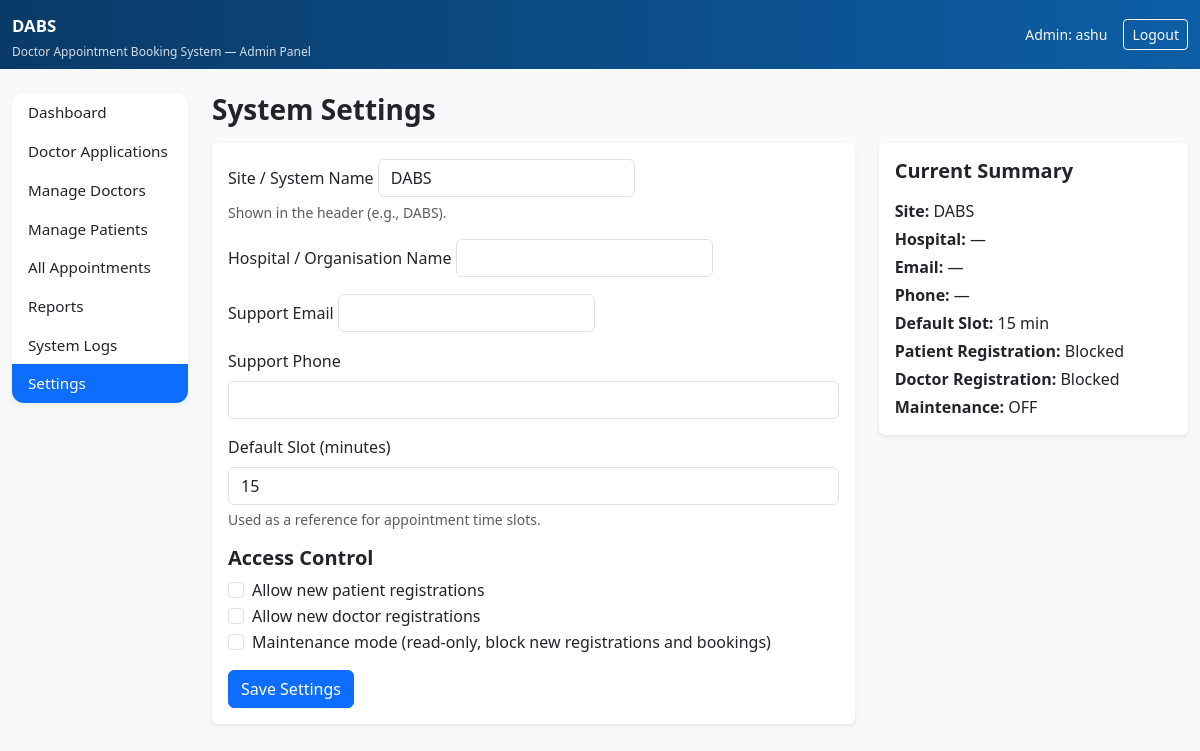
The page /dabs-admin/settings/ (signed in) on the database its author committed.
### booking/models.py (models this page shows, shortened)
class SystemSetting(models.Model):
    site_name = models.CharField(max_length=80, default="DABS")
    hospital_name = models.CharField(max_length=120, blank=True)
    support_email = models.EmailField(blank=True)
    support_phone = models.CharField(max_length=40, blank=True)
    default_slot_minutes = models.PositiveIntegerField(default=15)
    allow_patient_registration = models.BooleanField(default=True)
    allow_doctor_registration = models.BooleanField(default=True)
    maintenance_mode = models.BooleanField(default=False)
    updated_at = models.DateTimeField(auto_now=True)
    updated_by = models.ForeignKey(
        User,
        null=True,
        blank=True,
        on_delete=models.SET_NULL,
        related_name="settings_updates",
    )

### booking/views.py (the view, shortened to what this page needs)
# urls.py: path('dabs-admin/settings/', views.admin_settings, name='admin_settings'),
@login_required
def admin_settings(request):
    if not request.user.is_staff:
        return redirect("home")
    settings_obj, _ = SystemSetting.objects.get_or_create(pk=1)
    context = {
        "section": "settings",
        "settings_obj": settings_obj,
    }
    return render(request, "booking/admin_settings.html", context)

### booking/templates/booking/admin_settings.html (shortened to what this page needs)
{% extends "booking/admin_base.html" %}
{% block content %}
<h3 class="fw-bold mb-3">System Settings</h3>
<div class="row">
  <div class="col-lg-8">
    <form method="post" class="card shadow-sm border-0">
      <div class="card-body">
        <div class="mb-3">
          <label class="form-label">Site / System Name</label>
            <label>
                <input type="text" class="form-control" name="site_name"
                       value="{{ settings_obj.site_name }}">
            </label>
            <div class="form-text">Shown in the header (e.g., DABS).</div>
        </div>
        <div class="mb-3">
          <label class="form-label">Hospital / Organisation Name</label>
            <label>
                <input type="text" class="form-control" name="hospital_name"
                       value="{{ settings_obj.hospital_name }}">
            </label>
        </div>
        <div class="mb-3">
          <label class="form-label">Support Email</label>
            <label>
                <input type="email" class="form-control" name="support_email"
                       value="{{ settings_obj.support_email }}">
            </label>
        </div>
        <div class="mb-3">
          <label class="form-label">Support Phone</label>
          <input type="text" class="form-control" name="support_phone"
                 value="{{ settings_obj.support_phone }}">
        </div>
        <div class="mb-3">
          <label class="form-label">Default Slot (minutes)</label>
          <input type="number" class="form-control" name="default_slot_minutes"
                 value="{{ settings_obj.default_slot_minutes|default:15 }}">
          <div class="form-text">Used as a reference for appointment time slots.</div>
        </div>
        <h5 class="fw-bold mt-3 mb-2">Access Control</h5>
        <div class="form-check">
          <input class="form-check-input" type="checkbox" name="allow_patient_registration"
                 id="allow_patient_registration"
                 {% if settings_obj.allow_patient_registration %}checked{% endif %}>
          <label class="form-check-label" for="allow_patient_registration">
            Allow new patient registrations
          </label>
        </div>
        <div class="form-check">
          <input class="form-check-input" type="checkbox" name="allow_doctor_registration"
                 id="allow_doctor_registration"
                 {% if settings_obj.allow_doctor_registration %}checked{% endif %}>
          <label class="form-check-label" for="allow_doctor_registration">
            Allow new doctor registrations
          </label>
        </div>
        <div class="form-check mb-3">
          <input class="form-check-input" type="checkbox" name="maintenance_mode"
                 id="maintenance_mode"
                 {% if settings_obj.maintenance_mode %}checked{% endif %}>
          <label class="form-check-label" for="maintenance_mode">
            Maintenance mode (read-only, block new registrations and bookings)
          </label>
        </div>
        <button class="btn btn-primary">Save Settings</button>
      </div>
    </form>
  </div>
  <div class="col-lg-4 mt-3 mt-lg-0">
    <div class="card shadow-sm border-0">
      <div class="card-body">
        <h5 class="fw-bold mb-3">Current Summary</h5>
        <p class="mb-1"><strong>Site:</strong> {{ settings_obj.site_name }}</p>
        <p class="mb-1"><strong>Hospital:</strong> {{ settings_obj.hospital_name|default:"—" }}</p>
        <p class="mb-1"><strong>Email:</strong> {{ settings_obj.support_email|default:"—" }}</p>
        <p class="mb-1"><strong>Phone:</strong> {{ settings_obj.support_phone|default:"—" }}</p>
        <p class="mb-1"><strong>Default Slot:</strong> {{ settings_obj.default_slot_minutes|default:15 }} min</p>
        <p class="mb-1"><strong>Patient Registration:</strong>
          {% if settings_obj.allow_patient_registration %}Allowed{% else %}Blocked{% endif %}
          </p>
        <p class="mb-1"><strong>Doctor Registration:</strong>
          {% if settings_obj.allow_doctor_registration %}Allowed{% else %}Blocked{% endif %}
        </p>
        <p class="mb-0"><strong>Maintenance:</strong>
          {% if settings_obj.maintenance_mode %}ON{% else %}OFF{% endif %}
        </p>
      </div>
    </div>
  </div>
</div>
{% endblock %}

### booking/templates/booking/admin_base.html (shortened to what this page needs)
<!doctype html>
<html lang="en">
<head>
  <link href="https://cdn.jsdelivr.net/npm/bootstrap@5.3.3/dist/css/bootstrap.min.css" rel="stylesheet">
</head>
<body class="bg-light">
<nav class="navbar navbar-dark" style="background:linear-gradient(90deg,#0a3a67,#0d5ea6);">
  <div class="container-fluid d-flex align-items-center justify-content-between flex-wrap">
    <div class="d-flex flex-column">
      <span class="navbar-brand navbar-brand-title mb-0">DABS</span>
      <span class="text-light navbar-sub">
        Doctor Appointment Booking System — Admin Panel
      </span>
    </div>
    <div class="d-flex align-items-center gap-3 mt-2 mt-md-0">
      <span class="text-light small">Admin: {{ request.user.username }}</span>
      <a href="{% url 'logout' %}" class="btn btn-outline-light btn-sm">Logout</a>
    </div>
  </div>
</nav>
<div class="container-fluid py-4">
  <div class="row">
    <aside class="col-md-3 col-lg-2 mb-3">
      <div class="list-group sidebar-card">
        <a href="{% url 'admin_dashboard' %}"
           class="list-group-item list-group-item-action sidebar-link {% if section == 'dashboard' %}active{% endif %}">
          Dashboard
        </a>
        <a href="{% url 'admin_pending_doctors' %}"
           class="list-group-item list-group-item-action sidebar-link {% if section == 'applications' %}active{% endif %}">
          Doctor Applications
        </a>
        <a href="{% url 'admin_doctors' %}"
           class="list-group-item list-group-item-action sidebar-link {% if section == 'doctors' %}active{% endif %}">
          Manage Doctors
        </a>
        <a href="{% url 'admin_patients' %}"
           class="list-group-item list-group-item-action sidebar-link {% if section == 'patients' %}active{% endif %}">
          Manage Patients
        </a>
        <a href="{% url 'admin_appointments' %}"
           class="list-group-item list-group-item-action sidebar-link {% if section == 'appointments' %}active{% endif %}">
          All Appointments
        </a>
        <a href="{% url 'admin_reports' %}"
           class="list-group-item list-group-item-action sidebar-link {% if section == 'reports' %}active{% endif %}">
          Reports
        </a>
        <a href="{% url 'admin_logs' %}"
           class="list-group-item list-group-item-action sidebar-link {% if section == 'logs' %}active{% endif %}">
          System Logs
        </a>
        <a href="{% url 'admin_settings' %}"
           class="list-group-item list-group-item-action sidebar-link {% if section == 'settings' %}active{% endif %}">
          Settings
        </a>
      </div>
    </aside>
    <main class="col-md-9 col-lg-10 mb-4">
      {% block content %}{% endblock %}
    </main>
  </div>
</div>
</body>
</html>

### booking/templates/booking/admin_base.html (style rules this page uses)
body { background: #f5f7fb; }
.sidebar-card { border-radius: 12px; box-shadow: 0 3px 10px rgba(0, 0, 0, 0.05); }
.sidebar-link { border: 0; border-radius: 0; font-size: 0.95rem; }
.sidebar-link.active { background: #0d6efd; color: #fff; }
.navbar-brand-title { font-size: 1.05rem; font-weight: 600; }
.navbar-sub { font-size: 0.75rem; opacity: 0.85; }

### rows shown on the page
SystemSetting: site_name "DABS", default_slot_minutes "15", hospital_name "—", support_email "—", support_phone "—"

### other values the page prints
{{ request.user.username }} "ashu"
